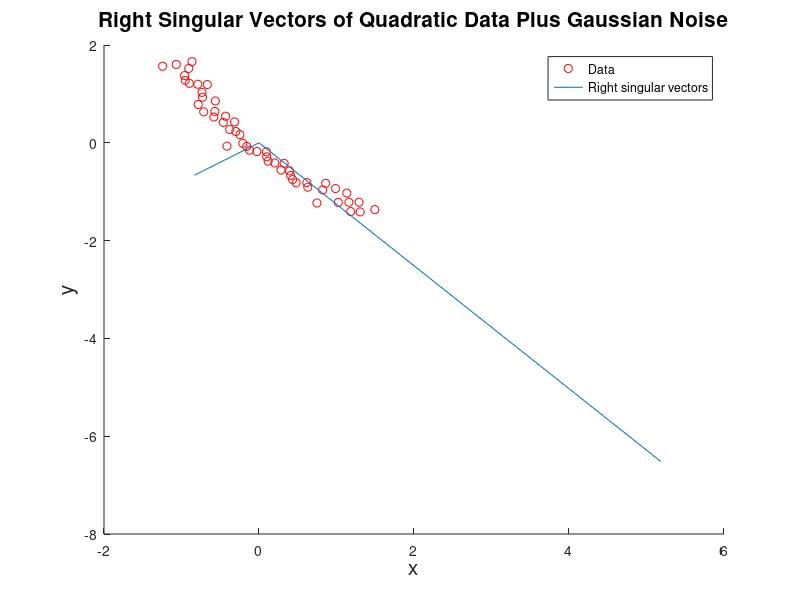

Reproduce this figure in MATLAB.
hold on;

rng(1);
N = 50;
a = 0.1;
x = linspace(-2, 2, N)';
y = a*x.^2 + 0.1*randn(N,1);
theta = 2*pi/7;

% hold on;
% plot(x,y,'bo')

x = x - mean(x);
y = y - mean(y);
X = [x y];
R = [cos(theta) -sin(theta); sin(theta) cos(theta)];
X = X*R;
x = X(:,1); y = X(:,2);

plot(x,y,'ro');
xlabel('x','FontSize',15);
ylabel('y','FontSize',15);
title('Right Singular Vectors of Quadratic Data Plus Gaussian Noise','FontSize',15);

[U, S, V] = svd(X, 0);
S
s1 = S(1,1);
s2 = S(2,2);
line([0;s1*V(1,1)], [0; s1*V(2,1)])
line([0;s2*V(1,2)], [0; s2*V(2,2)])
legend('Data', 'Right singular vectors');